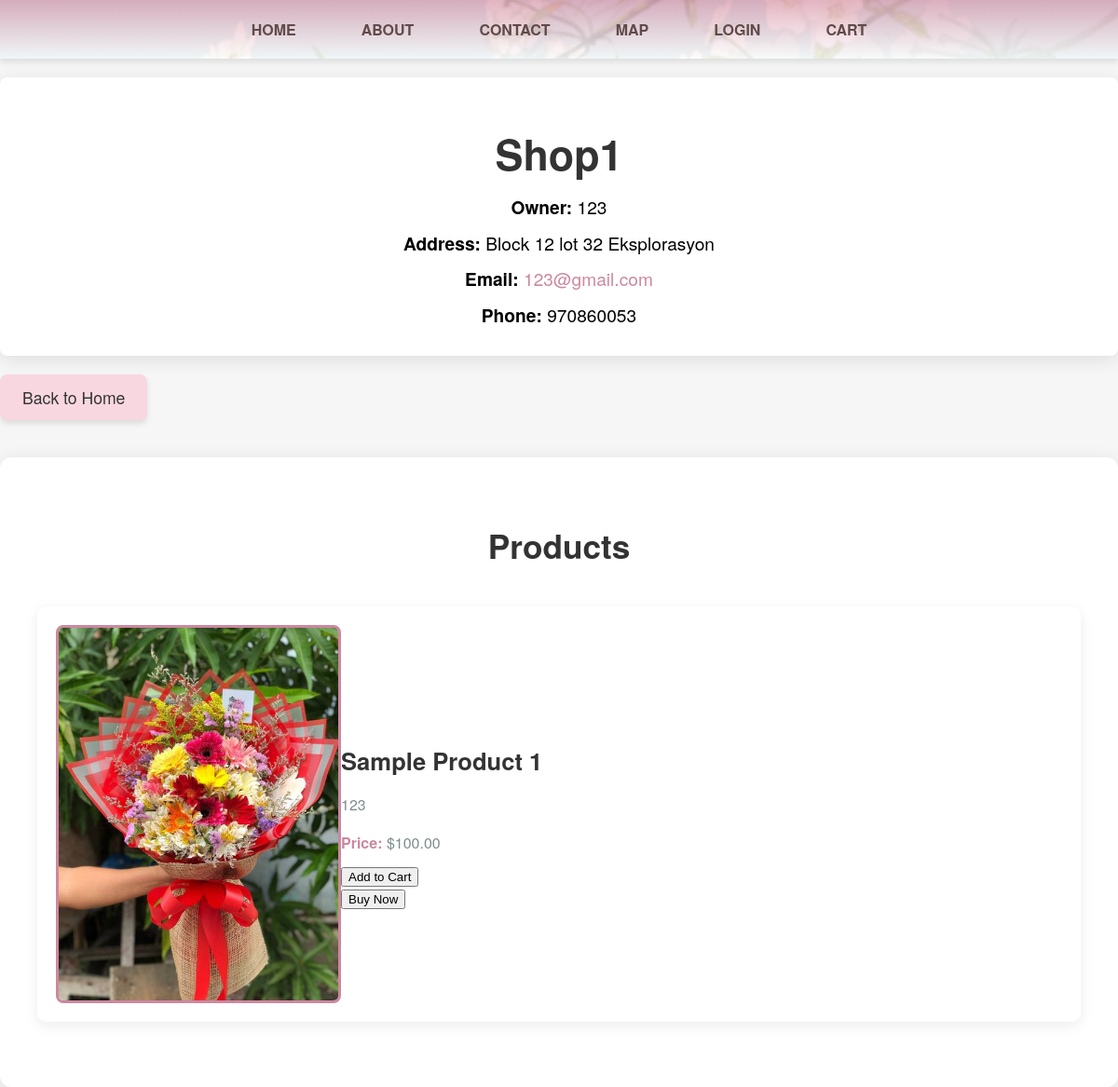
Page /view_shop.php?shop_id=11 on the committed database.
### tables this page shows
CREATE TABLE `shops` (
  `id` int(11) NOT NULL,
  `user_id` int(11) NOT NULL,
  `shop_name` varchar(255) NOT NULL,
  `shop_email` varchar(255) NOT NULL,
  `shop_address` text NOT NULL,
  `shop_phone` varchar(20) NOT NULL,
  `profile_picture` varchar(255) DEFAULT NULL,
  `identity_proof` varchar(255) DEFAULT NULL,
  `business_license` varchar(255) DEFAULT NULL,
  `sales_tax_registration` varchar(255) DEFAULT NULL,
  `valid_id` varchar(255) DEFAULT NULL,
  `created_at` timestamp NOT NULL DEFAULT current_timestamp()
);

CREATE TABLE `users` (
  `id` int(11) NOT NULL,
  `lastname` varchar(100) NOT NULL,
  `firstname` varchar(100) NOT NULL,
  `middlename` varchar(100) DEFAULT NULL,
  `email` varchar(150) NOT NULL,
  `password` varchar(255) NOT NULL,
  `created_at` timestamp NOT NULL DEFAULT current_timestamp(),
  `username` varchar(255) NOT NULL,
  `birthday` date DEFAULT NULL,
  `is_admin` tinyint(1) NOT NULL DEFAULT 0
);

CREATE TABLE `products` (
  `id` int(11) NOT NULL,
  `user_id` int(11) NOT NULL,
  `product_name` varchar(255) NOT NULL,
  `product_description` text NOT NULL,
  `price` decimal(10,2) NOT NULL,
  `product_image` varchar(255) NOT NULL,
  `created_at` timestamp NOT NULL DEFAULT current_timestamp(),
  `shop_id` int(11) NOT NULL
);

### view_shop.php (the view, shortened to what this page needs)
<?php
require 'db.php';
$shop_id = intval($_GET['shop_id']);
$shop_query = "SELECT s.*, u.username FROM shops s
               JOIN users u ON s.user_id = u.id
               WHERE s.id = ?";
$stmt = $conn->prepare($shop_query);
$stmt->bind_param('i', $shop_id);
$stmt->execute();
$shop_result = $stmt->get_result();
$shop = $shop_result->fetch_assoc();
$product_query = "SELECT * FROM products WHERE shop_id = ?";
$stmt = $conn->prepare($product_query);
$stmt->bind_param('i', $shop_id);
$stmt->execute();
$product_result = $stmt->get_result();
?>
<!DOCTYPE html>
<html lang="en">
<head>
<div class="main-nav">
    <ul>
        <li><a href="index.php" class="active">Home</a></li>
        <li><a href="index.php">About</a></li>
        <li><a href="index.php">Contact</a></li>
        <li><a href="map.php">Map</a></li>
        <?php if (isset($_SESSION['user_id'])): ?>
            <li><a href="logout.php">Logout</a></li>
            <li><a href="shop.php">Your Shop</a></li>
            <li class="dropdown">
                <a href="#" class="dropbtn">My Account</a>
                <div class="dropdown-content">
                    <a href="account_settings.php">Account Settings</a>
                    <a href="my_purchases.php">My Purchases</a>
                </div>
            </li>
        <?php else: ?>
            <li><a href="login.php">Login</a></li>
        <?php endif; ?>
        <li><a href="view_cart.php" class="cart-btn">Cart</a></li>
    </ul>
</div>
    <link rel="stylesheet" href="view_shop.css">
</head>
<body>
<div class="shop-container">
    <h1><?php echo $shop['shop_name']; ?></h1>
    <p><strong>Owner:</strong> <?php echo $shop['username']; ?></p>
    <p><strong>Address:</strong> <?php echo $shop['shop_address']; ?></p>
    <p><strong>Email:</strong> <a href="mailto:<?php echo $shop['shop_email']; ?>"><?php echo $shop['shop_email']; ?></a></p>
    <p><strong>Phone:</strong> <?php echo $shop['shop_phone']; ?></p>
</div>
<a href="index.php" class="Back">Back to Home</a>
<div class="products-container">
    <h2>Products</h2>
    <?php if ($product_result->num_rows > 0): ?>
        <?php while ($product = $product_result->fetch_assoc()): ?>
            <div class="product-card">
            <img src="<?php echo $product['product_image']; ?>" alt="Product Image" style="
    width: 90%;
    max-width: 300px; /* Set the maximum width of the image */
    height: auto; /* Maintain aspect ratio */
    display: block;
    margin: 0 auto; /* Center the image */
    border-radius: 8px; /* Optional: add rounded corners */
    box-shadow: #cc889f;; /* Optional: add a subtle shadow */
">
                <div class="product-details">
            <h3><?php echo $product['product_name']; ?></h3>
            <p><?php echo $product['product_description']; ?></p>
            <p><strong>Price:</strong> $<?php echo number_format($product['price'], 2); ?></p>
            <form action="add_to_cart.php" method="POST">
                <button type="submit">Add to Cart</button>
            </form>
            <form action="buy_now.php" method="POST">
                <button type="submit">Buy Now</button>
            </form>
        </div>
        <?php endwhile; ?>
    <?php else: ?>
        <p>No products found for this shop.</p>
    <?php endif; ?>
</div>
</body>
</html>

### view_shop.css (style rules this page uses)
body { font-family: 'Helvetica Neue', sans-serif; margin: 0; padding: 0; background-color: #f6f6f6; }
.shop-container { max-width: 1200px; margin: 20px auto; padding: 20px; background-color: #fff; border-radius: 8px; box-shadow: 0px 4px 20px rgba(0, 0, 0, 0.1); }
.shop-container h1 { font-size: 2.8rem; color: #333; text-align: center; margin-bottom: 10px; text-transform: capitalize; }
.shop-container p { font-size: 1.2rem; color: black; line-height: 1.6; text-align: center; margin: 8px 0; }
.shop-container a { color: #cc889f; text-decoration: none; }
.products-container { margin-top: 40px; padding: 40px; background-color: #fff; border-radius: 12px; box-shadow: 0px 4px 20px rgba(0, 0, 0, 0.1); }
.products-container h2 { font-size: 2.2rem; color: #333; text-align: center; margin-bottom: 40px; text-transform: capitalize; }
.product-card { display: flex; align-items: center; margin-bottom: 30px; padding: 20px; border-radius: 10px; background-color: #fff; box-shadow: 0px 4px 15px rgba(0, 0, 0, 0.08); transition: transform 0.3s ease, box-shadow 0.3s ease; }
.product-card img { width: 180px; height: 180px; object-fit: cover; border-radius: 10px; margin-right: 20px; border: 3px solid #cc889f;; }
.product-details { flex-grow: 1; text-align: left; }
.product-details h3 { font-size: 1.6rem; color: #333; margin-bottom: 10px; text-transform: capitalize; }
.product-details p { font-size: 1rem; color: #7f8c8d; margin-bottom: 10px; line-height: 1.6; }
.product-details p strong { color: #cc889f; font-weight: bold; }

### view_shop.php (style rules this page uses)
.Back { display: inline-block; background-color: #f8d7e0; color: #333; text-decoration: none; padding: 12px 24px; font-size: 1.1rem; border-radius: 8px; font-weight: 500; transition: background-color 0.3s ease, transform 0.2s ease; box-shadow: 0 4px 6px rgba(0, 0, 0, 0.1); margin-left: 900; }
.main-nav { background: linear-gradient(180deg, #dda2b4cc, rgba(255, 255, 255, 0.8)), url('uploads/5356.gif_wh300.gif') no-repeat center/cover; padding: 20px 30px; position: sticky; top: 0; z-index: 1000; display: flex; justify-content: center; align-items: center; box-shadow: 0 4px 6px rgba(0, 0, 0, 0.1); }
.main-nav ul { list-style: none; margin: 0; padding: 0; display: flex; gap: 30px; }
.main-nav ul li { display: inline-block; }
.main-nav ul li a { text-decoration: none; color: #614a4a; font-weight: bold; padding: 10px 20px; border-radius: 25px; text-transform: uppercase; transition: background-color 0.3s, transform 0.2s; }
.main-nav ul li a.active { color: #614a4a; font-weight: bold; }

### rows in the picture
shops: shop_name "Shop1", user.username "123", shop_address "Block 12 lot 32 Eksplorasyon", shop_email "123@gmail.com", shop_phone "970860053"
products: product_image (picture), product_name "Sample Product 1", product_description "123", price "100.00"
